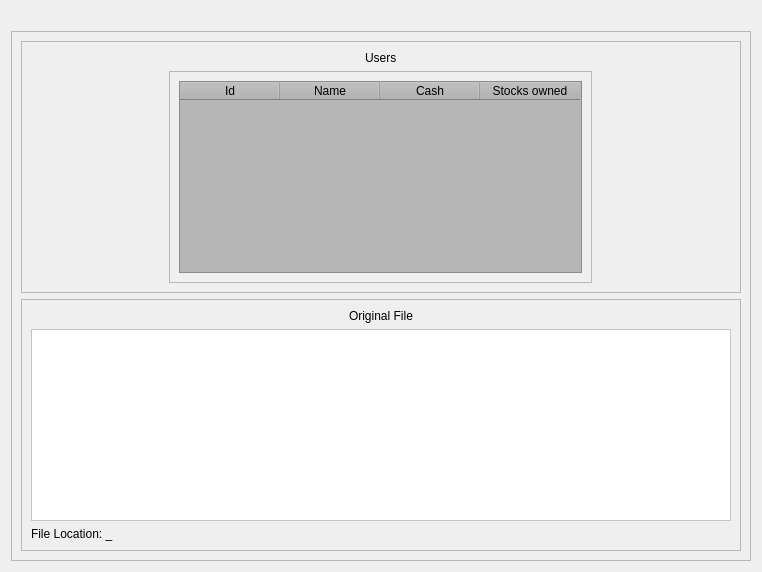
                       <widget class="QWidget" name="settings_sim_users">
                        <layout class="QVBoxLayout" name="verticalLayout_168">
                         <item alignment="Qt::AlignLeft">
                          <widget class="QPushButton" name="settings_return_to_homepage_button">
                           <property name="styleSheet">
                            <string notr="true">QPushButton{
	color:rgb(255, 255, 255);
	border:none;
	border-radius:7px;
}

QPushButton::hover {
	border-radius:7px;
	background-color: rgb(60, 88, 125);
}

QPushButton::pressed {
	border-radius:7px;
	background-color: rgb(71, 105, 149);
}
</string>
                           </property>
                           <property name="text">
                            <string/>
                           </property>
                           <property name="icon">
                            <iconset resource="icons.qrc">
                             <normaloff>:/icons/icons/chevron-left.svg</normaloff>:/icons/icons/chevron-left.svg</iconset>
                           </property>
                           <property name="iconSize">
                            <size>
                             <width>32</width>
                             <height>32</height>
                            </size>
                           </property>
                           <property name="flat">
                            <bool>true</bool>
                           </property>
                          </widget>
                         </item>
                         <item alignment="Qt::AlignHCenter">
                          <widget class="QFrame" name="frame_129">
                           <property name="frameShape">
                            <enum>QFrame::StyledPanel</enum>
                           </property>
                           <property name="frameShadow">
                            <enum>QFrame::Raised</enum>
                           </property>
                           <layout class="QVBoxLayout" name="verticalLayout_169">
                            <item>
                             <widget class="QFrame" name="frame_72">
                              <property name="frameShape">
                               <enum>QFrame::StyledPanel</enum>
                              </property>
                              <property name="frameShadow">
                               <enum>QFrame::Raised</enum>
                              </property>
                              <layout class="QVBoxLayout" name="verticalLayout_165">
                               <item alignment="Qt::AlignHCenter">
                                <widget class="QLabel" name="label_8">
                                 <property name="styleSheet">
                                  <string notr="true">font: 16pt &quot;MS Shell Dlg 2&quot;;</string>
                                 </property>
                                 <property name="text">
                                  <string>Users</string>
                                 </property>
                                </widget>
                               </item>
                               <item alignment="Qt::AlignHCenter">
                                <widget class="QFrame" name="frame_130">
                                 <property name="minimumSize">
                                  <size>
                                   <width>423</width>
                                   <height>0</height>
                                  </size>
                                 </property>
                                 <property name="frameShape">
                                  <enum>QFrame::StyledPanel</enum>
                                 </property>
                                 <property name="frameShadow">
                                  <enum>QFrame::Raised</enum>
                                 </property>
                                 <layout class="QVBoxLayout" name="verticalLayout_170">
                                  <item>
                                   <widget class="QTableWidget" name="settings_users_table">
                                    <property name="maximumSize">
                                     <size>
                                      <width>410</width>
                                      <height>16777215</height>
                                     </size>
                                    </property>
                                    <property name="toolTip">
                                     <string comment="lllll" extracomment="lllllllllll">double click on a user to delete</string>
                                    </property>
                                    <property name="toolTipDuration">
                                     <number>3</number>
                                    </property>
                                    <property name="statusTip">
                                     <string/>
                                    </property>
                                    <property name="whatsThis">
                                     <string/>
                                    </property>
                                    <property name="accessibleDescription">
                                     <string/>
                                    </property>
                                    <property name="styleSheet">
                                     <string notr="true">color: rgb(0, 0, 0);
background-color: rgb(182, 182, 182);</string>
                                    </property>
                                    <column>
                                     <property name="text">
                                      <string>Id</string>
                                     </property>
                                    </column>
                                    <column>
                                     <property name="text">
                                      <string>Name</string>
                                     </property>
                                    </column>
                                    <column>
                                     <property name="text">
                                      <string>Cash</string>
                                     </property>
                                    </column>
                                    <column>
                                     <property name="text">
                                      <string>Stocks owned</string>
                                     </property>
                                    </column>
                                   </widget>
                                  </item>
                                 </layout>
                                </widget>
                               </item>
                              </layout>
                             </widget>
                            </item>
                            <item>
                             <widget class="QFrame" name="frame_73">
                              <property name="frameShape">
                               <enum>QFrame::StyledPanel</enum>
                              </property>
                              <property name="frameShadow">
                               <enum>QFrame::Raised</enum>
                              </property>
                              <layout class="QVBoxLayout" name="verticalLayout_163">
                               <item alignment="Qt::AlignHCenter">
                                <widget class="QLabel" name="label_5">
                                 <property name="styleSheet">
                                  <string notr="true">font: 20pt &quot;MS Shell Dlg 2&quot;;</string>
                                 </property>
                                 <property name="text">
                                  <string>Original File</string>
                                 </property>
                                </widget>
                               </item>
                               <item>
                                <widget class="QPlainTextEdit" name="settings_original_file_edit">
                                 <property name="minimumSize">
                                  <size>
                                   <width>700</width>
                                   <height>0</height>
                                  </size>
                                 </property>
                                 <property name="styleSheet">
                                  <string notr="true">font: 12pt &quot;MS Shell Dlg 2&quot;;
background-color: rgb(255, 255, 255);
color: rgb(40, 40, 40);</string>
                                 </property>
                                 <property name="readOnly">
                                  <bool>true</bool>
                                 </property>
                                 <property name="plainText">
                                  <string/>
                                 </property>
                                </widget>
                               </item>
                               <item>
                                <widget class="QLabel" name="setting_users_file_location">
                                 <property name="text">
                                  <string>File Location: _</string>
                                 </property>
                                </widget>
                               </item>
                              </layout>
                             </widget>
                            </item>
                           </layout>
                          </widget>
                         </item>
                        </layout>
                       </widget>
